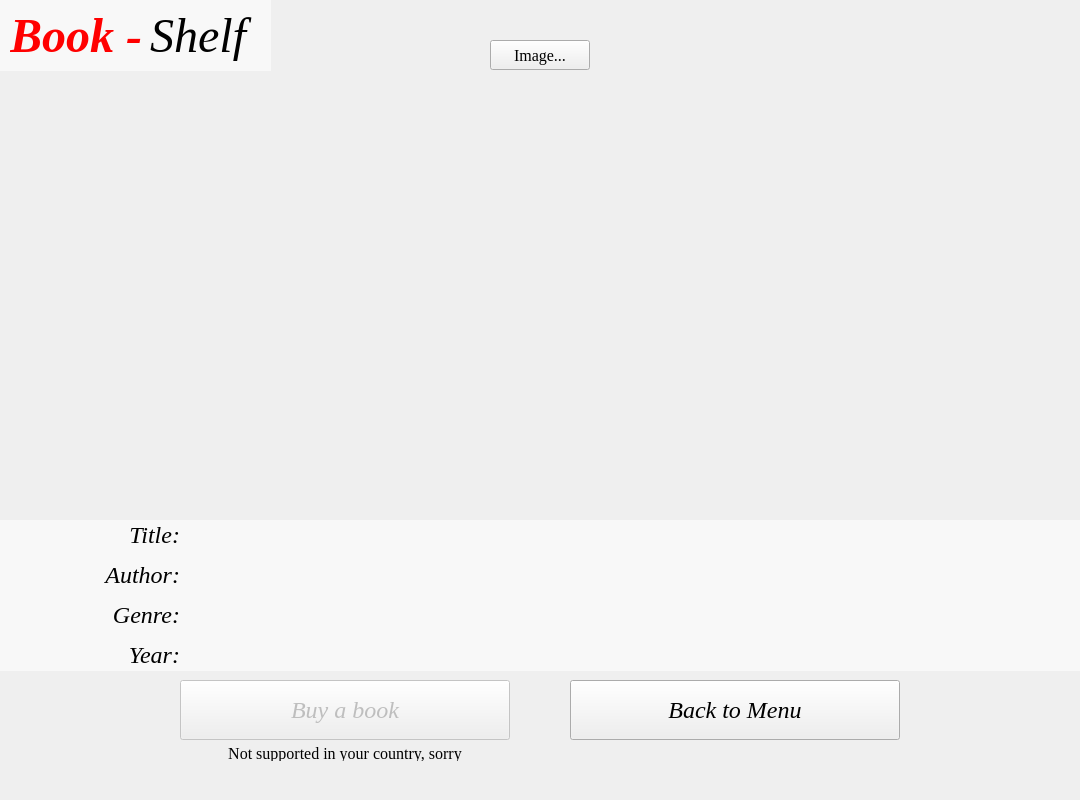
<?xml version="1.0" encoding="UTF-8"?>
<ui version="4.0">
 <class>BookView</class>
 <widget class="QMainWindow" name="BookView">
  <property name="geometry">
   <rect>
    <x>0</x>
    <y>0</y>
    <width>1080</width>
    <height>800</height>
   </rect>
  </property>
  <property name="minimumSize">
   <size>
    <width>1080</width>
    <height>800</height>
   </size>
  </property>
  <property name="maximumSize">
   <size>
    <width>1080</width>
    <height>800</height>
   </size>
  </property>
  <property name="windowTitle">
   <string>Book-Shelf (V-Like-Engined) v.1</string>
  </property>
  <widget class="QWidget" name="centralwidget">
   <widget class="QLabel" name="label_2">
    <property name="geometry">
     <rect>
      <x>0</x>
      <y>0</y>
      <width>1080</width>
      <height>800</height>
     </rect>
    </property>
    <property name="text">
     <string/>
    </property>
   </widget>
   <widget class="QStackedWidget" name="stackedWidget">
    <property name="geometry">
     <rect>
      <x>0</x>
      <y>0</y>
      <width>1081</width>
      <height>781</height>
     </rect>
    </property>
    <property name="currentIndex">
     <number>2</number>
    </property>
    <widget class="QWidget" name="page">
     <widget class="QLabel" name="label_5">
      <property name="geometry">
       <rect>
        <x>0</x>
        <y>212</y>
        <width>1081</width>
        <height>341</height>
       </rect>
      </property>
      <property name="styleSheet">
       <string notr="true">background-color: rgba(255, 255, 255, 150);</string>
      </property>
      <property name="text">
       <string/>
      </property>
     </widget>
     <widget class="QLabel" name="edition_label">
      <property name="geometry">
       <rect>
        <x>270</x>
        <y>370</y>
        <width>540</width>
        <height>31</height>
       </rect>
      </property>
      <property name="font">
       <font>
        <family>Times New Roman</family>
        <pointsize>16</pointsize>
        <weight>50</weight>
        <bold>false</bold>
       </font>
      </property>
      <property name="text">
       <string>The Only Edition (v.1), V-Like-Engined, 2019</string>
      </property>
      <property name="alignment">
       <set>Qt::AlignCenter</set>
      </property>
     </widget>
     <widget class="QWidget" name="horizontalLayoutWidget">
      <property name="geometry">
       <rect>
        <x>0</x>
        <y>240</y>
        <width>1081</width>
        <height>124</height>
       </rect>
      </property>
      <layout class="QHBoxLayout" name="horizontalLayout_3">
       <item>
        <spacer name="horizontalSpacer_3">
         <property name="orientation">
          <enum>Qt::Horizontal</enum>
         </property>
         <property name="sizeHint" stdset="0">
          <size>
           <width>40</width>
           <height>20</height>
          </size>
         </property>
        </spacer>
       </item>
       <item>
        <widget class="QLabel" name="label_11">
         <property name="font">
          <font>
           <family>Times New Roman</family>
           <pointsize>80</pointsize>
           <weight>75</weight>
           <italic>true</italic>
           <bold>true</bold>
           <strikeout>false</strikeout>
          </font>
         </property>
         <property name="styleSheet">
          <string notr="true">color: rgb(255, 0, 0);</string>
         </property>
         <property name="text">
          <string>Book -</string>
         </property>
         <property name="alignment">
          <set>Qt::AlignRight|Qt::AlignTrailing|Qt::AlignVCenter</set>
         </property>
        </widget>
       </item>
       <item>
        <widget class="QLabel" name="label_12">
         <property name="font">
          <font>
           <family>Times New Roman</family>
           <pointsize>80</pointsize>
           <italic>true</italic>
          </font>
         </property>
         <property name="text">
          <string>Shelf</string>
         </property>
        </widget>
       </item>
       <item>
        <spacer name="horizontalSpacer_4">
         <property name="orientation">
          <enum>Qt::Horizontal</enum>
         </property>
         <property name="sizeHint" stdset="0">
          <size>
           <width>40</width>
           <height>20</height>
          </size>
         </property>
        </spacer>
       </item>
      </layout>
     </widget>
     <widget class="QPushButton" name="start_b">
      <property name="geometry">
       <rect>
        <x>270</x>
        <y>420</y>
        <width>540</width>
        <height>101</height>
       </rect>
      </property>
      <property name="font">
       <font>
        <family>Times New Roman</family>
        <pointsize>36</pointsize>
        <italic>true</italic>
       </font>
      </property>
      <property name="text">
       <string>Take a Book Look</string>
      </property>
     </widget>
    </widget>
    <widget class="QWidget" name="page_2">
     <widget class="QTableWidget" name="books">
      <property name="enabled">
       <bool>true</bool>
      </property>
      <property name="geometry">
       <rect>
        <x>10</x>
        <y>150</y>
        <width>1060</width>
        <height>500</height>
       </rect>
      </property>
      <property name="sizeAdjustPolicy">
       <enum>QAbstractScrollArea::AdjustIgnored</enum>
      </property>
      <property name="editTriggers">
       <set>QAbstractItemView::NoEditTriggers</set>
      </property>
      <property name="dragEnabled">
       <bool>true</bool>
      </property>
      <property name="sortingEnabled">
       <bool>false</bool>
      </property>
      <attribute name="horizontalHeaderCascadingSectionResizes">
       <bool>false</bool>
      </attribute>
      <attribute name="horizontalHeaderDefaultSectionSize">
       <number>211</number>
      </attribute>
      <attribute name="verticalHeaderCascadingSectionResizes">
       <bool>false</bool>
      </attribute>
      <column>
       <property name="text">
        <string>id</string>
       </property>
      </column>
      <column>
       <property name="text">
        <string>Title</string>
       </property>
      </column>
      <column>
       <property name="text">
        <string>Author</string>
       </property>
      </column>
      <column>
       <property name="text">
        <string>Genre</string>
       </property>
      </column>
      <column>
       <property name="text">
        <string>Year</string>
       </property>
      </column>
     </widget>
     <widget class="QLineEdit" name="search">
      <property name="geometry">
       <rect>
        <x>40</x>
        <y>105</y>
        <width>600</width>
        <height>20</height>
       </rect>
      </property>
     </widget>
     <widget class="QPushButton" name="loopa">
      <property name="geometry">
       <rect>
        <x>10</x>
        <y>100</y>
        <width>30</width>
        <height>30</height>
       </rect>
      </property>
      <property name="text">
       <string/>
      </property>
     </widget>
     <widget class="QPushButton" name="titles_b">
      <property name="geometry">
       <rect>
        <x>660</x>
        <y>100</y>
        <width>130</width>
        <height>30</height>
       </rect>
      </property>
      <property name="font">
       <font>
        <family>Times New Roman</family>
        <pointsize>12</pointsize>
       </font>
      </property>
      <property name="text">
       <string>In Titles</string>
      </property>
     </widget>
     <widget class="QPushButton" name="authors_b">
      <property name="geometry">
       <rect>
        <x>800</x>
        <y>100</y>
        <width>130</width>
        <height>30</height>
       </rect>
      </property>
      <property name="font">
       <font>
        <family>Times New Roman</family>
        <pointsize>12</pointsize>
       </font>
      </property>
      <property name="text">
       <string>In Authors</string>
      </property>
     </widget>
     <widget class="QPushButton" name="genres_b">
      <property name="geometry">
       <rect>
        <x>940</x>
        <y>100</y>
        <width>130</width>
        <height>30</height>
       </rect>
      </property>
      <property name="font">
       <font>
        <family>Times New Roman</family>
        <pointsize>12</pointsize>
       </font>
      </property>
      <property name="text">
       <string>In Genres</string>
      </property>
     </widget>
     <widget class="QPushButton" name="check_b">
      <property name="geometry">
       <rect>
        <x>180</x>
        <y>680</y>
        <width>330</width>
        <height>60</height>
       </rect>
      </property>
      <property name="font">
       <font>
        <family>Times New Roman</family>
        <pointsize>18</pointsize>
        <weight>50</weight>
        <italic>true</italic>
        <bold>false</bold>
       </font>
      </property>
      <property name="text">
       <string>Check Selected Book</string>
      </property>
     </widget>
     <widget class="QPushButton" name="back_b">
      <property name="geometry">
       <rect>
        <x>570</x>
        <y>680</y>
        <width>330</width>
        <height>60</height>
       </rect>
      </property>
      <property name="font">
       <font>
        <family>Times New Roman</family>
        <pointsize>18</pointsize>
        <italic>true</italic>
       </font>
      </property>
      <property name="text">
       <string>Back to Menu</string>
      </property>
     </widget>
     <widget class="QLabel" name="label_4">
      <property name="geometry">
       <rect>
        <x>50</x>
        <y>80</y>
        <width>71</width>
        <height>20</height>
       </rect>
      </property>
      <property name="font">
       <font>
        <family>Times New Roman</family>
        <pointsize>12</pointsize>
       </font>
      </property>
      <property name="styleSheet">
       <string notr="true">color: rgb(182, 182, 182);</string>
      </property>
      <property name="text">
       <string>Search:</string>
      </property>
     </widget>
     <widget class="QLabel" name="label">
      <property name="geometry">
       <rect>
        <x>0</x>
        <y>0</y>
        <width>271</width>
        <height>71</height>
       </rect>
      </property>
      <property name="styleSheet">
       <string notr="true">background-color: rgba(255, 255, 255, 150);</string>
      </property>
      <property name="text">
       <string/>
      </property>
     </widget>
     <widget class="QLabel" name="label_3">
      <property name="geometry">
       <rect>
        <x>150</x>
        <y>10</y>
        <width>121</width>
        <height>51</height>
       </rect>
      </property>
      <property name="font">
       <font>
        <family>Times New Roman</family>
        <pointsize>36</pointsize>
        <italic>true</italic>
       </font>
      </property>
      <property name="text">
       <string>Shelf</string>
      </property>
     </widget>
     <widget class="QLabel" name="label_13">
      <property name="geometry">
       <rect>
        <x>10</x>
        <y>10</y>
        <width>141</width>
        <height>51</height>
       </rect>
      </property>
      <property name="font">
       <font>
        <family>Times New Roman</family>
        <pointsize>36</pointsize>
        <weight>75</weight>
        <italic>true</italic>
        <bold>true</bold>
        <strikeout>false</strikeout>
       </font>
      </property>
      <property name="styleSheet">
       <string notr="true">color: rgb(255, 0, 0);</string>
      </property>
      <property name="text">
       <string>Book -</string>
      </property>
     </widget>
    </widget>
    <widget class="QWidget" name="page_3">
     <widget class="QPushButton" name="back_b_2">
      <property name="geometry">
       <rect>
        <x>570</x>
        <y>680</y>
        <width>330</width>
        <height>60</height>
       </rect>
      </property>
      <property name="font">
       <font>
        <family>Times New Roman</family>
        <pointsize>18</pointsize>
        <italic>true</italic>
       </font>
      </property>
      <property name="text">
       <string>Back to Menu</string>
      </property>
     </widget>
     <widget class="QPushButton" name="buy_book_b">
      <property name="enabled">
       <bool>false</bool>
      </property>
      <property name="geometry">
       <rect>
        <x>180</x>
        <y>680</y>
        <width>330</width>
        <height>60</height>
       </rect>
      </property>
      <property name="font">
       <font>
        <family>Times New Roman</family>
        <pointsize>18</pointsize>
        <italic>true</italic>
       </font>
      </property>
      <property name="text">
       <string>Buy a book</string>
      </property>
     </widget>
     <widget class="QLabel" name="label_9">
      <property name="geometry">
       <rect>
        <x>180</x>
        <y>745</y>
        <width>330</width>
        <height>16</height>
       </rect>
      </property>
      <property name="font">
       <font>
        <family>Times New Roman</family>
        <pointsize>12</pointsize>
       </font>
      </property>
      <property name="text">
       <string>Not supported in your country, sorry</string>
      </property>
      <property name="alignment">
       <set>Qt::AlignCenter</set>
      </property>
     </widget>
     <widget class="QWidget" name="horizontalLayoutWidget_2">
      <property name="geometry">
       <rect>
        <x>100</x>
        <y>80</y>
        <width>881</width>
        <height>411</height>
       </rect>
      </property>
      <layout class="QHBoxLayout" name="horizontalLayout_2">
       <item>
        <widget class="QLabel" name="spacer_1">
         <property name="maximumSize">
          <size>
           <width>200</width>
           <height>16777215</height>
          </size>
         </property>
         <property name="text">
          <string/>
         </property>
        </widget>
       </item>
       <item>
        <widget class="QLabel" name="image_info">
         <property name="text">
          <string/>
         </property>
        </widget>
       </item>
       <item>
        <widget class="QLabel" name="spacer_2">
         <property name="maximumSize">
          <size>
           <width>200</width>
           <height>16777215</height>
          </size>
         </property>
         <property name="text">
          <string/>
         </property>
        </widget>
       </item>
      </layout>
     </widget>
     <widget class="QLabel" name="label_14">
      <property name="geometry">
       <rect>
        <x>0</x>
        <y>0</y>
        <width>271</width>
        <height>71</height>
       </rect>
      </property>
      <property name="styleSheet">
       <string notr="true">background-color: rgba(255, 255, 255, 150);</string>
      </property>
      <property name="text">
       <string/>
      </property>
     </widget>
     <widget class="QLabel" name="label_7">
      <property name="geometry">
       <rect>
        <x>150</x>
        <y>10</y>
        <width>121</width>
        <height>51</height>
       </rect>
      </property>
      <property name="font">
       <font>
        <family>Times New Roman</family>
        <pointsize>36</pointsize>
        <italic>true</italic>
       </font>
      </property>
      <property name="text">
       <string>Shelf</string>
      </property>
     </widget>
     <widget class="QLabel" name="label_8">
      <property name="geometry">
       <rect>
        <x>10</x>
        <y>10</y>
        <width>141</width>
        <height>51</height>
       </rect>
      </property>
      <property name="font">
       <font>
        <family>Times New Roman</family>
        <pointsize>36</pointsize>
        <weight>75</weight>
        <italic>true</italic>
        <bold>true</bold>
        <strikeout>false</strikeout>
       </font>
      </property>
      <property name="styleSheet">
       <string notr="true">color: rgb(255, 0, 0);</string>
      </property>
      <property name="text">
       <string>Book -</string>
      </property>
     </widget>
     <widget class="QLabel" name="label_15">
      <property name="geometry">
       <rect>
        <x>0</x>
        <y>520</y>
        <width>1081</width>
        <height>151</height>
       </rect>
      </property>
      <property name="styleSheet">
       <string notr="true">background-color: rgba(255, 255, 255, 150);</string>
      </property>
      <property name="text">
       <string/>
      </property>
     </widget>
     <widget class="QLabel" name="year_info">
      <property name="geometry">
       <rect>
        <x>200</x>
        <y>640</y>
        <width>831</width>
        <height>30</height>
       </rect>
      </property>
      <property name="font">
       <font>
        <family>Times New Roman</family>
        <pointsize>18</pointsize>
        <italic>true</italic>
       </font>
      </property>
      <property name="text">
       <string/>
      </property>
      <property name="alignment">
       <set>Qt::AlignLeading|Qt::AlignLeft|Qt::AlignVCenter</set>
      </property>
     </widget>
     <widget class="QLabel" name="info_label_4">
      <property name="geometry">
       <rect>
        <x>30</x>
        <y>640</y>
        <width>150</width>
        <height>30</height>
       </rect>
      </property>
      <property name="font">
       <font>
        <family>Times New Roman</family>
        <pointsize>18</pointsize>
        <italic>true</italic>
       </font>
      </property>
      <property name="text">
       <string>Year:</string>
      </property>
      <property name="alignment">
       <set>Qt::AlignRight|Qt::AlignTrailing|Qt::AlignVCenter</set>
      </property>
     </widget>
     <widget class="QLabel" name="author_info">
      <property name="geometry">
       <rect>
        <x>200</x>
        <y>560</y>
        <width>831</width>
        <height>30</height>
       </rect>
      </property>
      <property name="font">
       <font>
        <family>Times New Roman</family>
        <pointsize>18</pointsize>
        <italic>true</italic>
       </font>
      </property>
      <property name="text">
       <string/>
      </property>
      <property name="alignment">
       <set>Qt::AlignLeading|Qt::AlignLeft|Qt::AlignVCenter</set>
      </property>
     </widget>
     <widget class="QLabel" name="info_label">
      <property name="geometry">
       <rect>
        <x>30</x>
        <y>520</y>
        <width>150</width>
        <height>30</height>
       </rect>
      </property>
      <property name="font">
       <font>
        <family>Times New Roman</family>
        <pointsize>18</pointsize>
        <italic>true</italic>
       </font>
      </property>
      <property name="text">
       <string>Title:</string>
      </property>
      <property name="alignment">
       <set>Qt::AlignRight|Qt::AlignTrailing|Qt::AlignVCenter</set>
      </property>
     </widget>
     <widget class="QLabel" name="info_label_3">
      <property name="geometry">
       <rect>
        <x>30</x>
        <y>600</y>
        <width>150</width>
        <height>30</height>
       </rect>
      </property>
      <property name="font">
       <font>
        <family>Times New Roman</family>
        <pointsize>18</pointsize>
        <italic>true</italic>
       </font>
      </property>
      <property name="text">
       <string>Genre:</string>
      </property>
      <property name="alignment">
       <set>Qt::AlignRight|Qt::AlignTrailing|Qt::AlignVCenter</set>
      </property>
     </widget>
     <widget class="QLabel" name="title_info">
      <property name="geometry">
       <rect>
        <x>200</x>
        <y>520</y>
        <width>831</width>
        <height>30</height>
       </rect>
      </property>
      <property name="font">
       <font>
        <family>Times New Roman</family>
        <pointsize>18</pointsize>
        <italic>true</italic>
       </font>
      </property>
      <property name="text">
       <string/>
      </property>
      <property name="alignment">
       <set>Qt::AlignLeading|Qt::AlignLeft|Qt::AlignVCenter</set>
      </property>
     </widget>
     <widget class="QLabel" name="info_label_2">
      <property name="geometry">
       <rect>
        <x>30</x>
        <y>560</y>
        <width>150</width>
        <height>30</height>
       </rect>
      </property>
      <property name="font">
       <font>
        <family>Times New Roman</family>
        <pointsize>18</pointsize>
        <italic>true</italic>
       </font>
      </property>
      <property name="text">
       <string>Author:</string>
      </property>
      <property name="alignment">
       <set>Qt::AlignRight|Qt::AlignTrailing|Qt::AlignVCenter</set>
      </property>
     </widget>
     <widget class="QLabel" name="genre_info">
      <property name="geometry">
       <rect>
        <x>200</x>
        <y>600</y>
        <width>831</width>
        <height>30</height>
       </rect>
      </property>
      <property name="font">
       <font>
        <family>Times New Roman</family>
        <pointsize>18</pointsize>
        <italic>true</italic>
       </font>
      </property>
      <property name="text">
       <string/>
      </property>
      <property name="alignment">
       <set>Qt::AlignLeading|Qt::AlignLeft|Qt::AlignVCenter</set>
      </property>
     </widget>
     <widget class="QPushButton" name="image_button">
      <property name="geometry">
       <rect>
        <x>490</x>
        <y>40</y>
        <width>100</width>
        <height>30</height>
       </rect>
      </property>
      <property name="font">
       <font>
        <family>Times New Roman</family>
        <pointsize>12</pointsize>
       </font>
      </property>
      <property name="text">
       <string>Image...</string>
      </property>
     </widget>
    </widget>
   </widget>
  </widget>
  <widget class="QMenuBar" name="menubar">
   <property name="geometry">
    <rect>
     <x>0</x>
     <y>0</y>
     <width>1080</width>
     <height>21</height>
    </rect>
   </property>
  </widget>
 </widget>
 <resources/>
 <connections/>
</ui>
